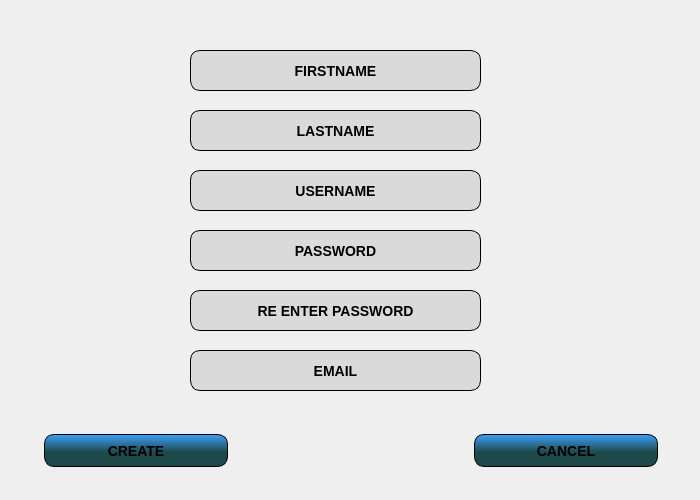
<?xml version="1.0" encoding="UTF-8"?>
<ui version="4.0">
 <class>Dialog</class>
 <widget class="QDialog" name="Dialog">
  <property name="geometry">
   <rect>
    <x>0</x>
    <y>0</y>
    <width>700</width>
    <height>500</height>
   </rect>
  </property>
  <property name="sizePolicy">
   <sizepolicy hsizetype="Fixed" vsizetype="Fixed">
    <horstretch>0</horstretch>
    <verstretch>0</verstretch>
   </sizepolicy>
  </property>
  <property name="minimumSize">
   <size>
    <width>700</width>
    <height>500</height>
   </size>
  </property>
  <property name="maximumSize">
   <size>
    <width>700</width>
    <height>500</height>
   </size>
  </property>
  <property name="font">
   <font>
    <pointsize>11</pointsize>
   </font>
  </property>
  <property name="windowTitle">
   <string>Dialog</string>
  </property>
  <property name="autoFillBackground">
   <bool>false</bool>
  </property>
  <property name="styleSheet">
   <string notr="true"/>
  </property>
  <layout class="QGridLayout" name="gridLayout">
   <property name="leftMargin">
    <number>0</number>
   </property>
   <property name="topMargin">
    <number>0</number>
   </property>
   <property name="rightMargin">
    <number>0</number>
   </property>
   <property name="bottomMargin">
    <number>0</number>
   </property>
   <property name="spacing">
    <number>0</number>
   </property>
   <item row="0" column="0">
    <widget class="QStackedWidget" name="stackedWidget">
     <property name="styleSheet">
      <string notr="true"/>
     </property>
     <property name="currentIndex">
      <number>1</number>
     </property>
     <widget class="QWidget" name="page_5">
      <widget class="QLabel" name="label_2">
       <property name="geometry">
        <rect>
         <x>9</x>
         <y>9</y>
         <width>782</width>
         <height>482</height>
        </rect>
       </property>
       <property name="styleSheet">
        <string notr="true">background-image: url(:/icon/D:/aa-result pro/Backup-of-DefaultDesktop-small.jpg);</string>
       </property>
       <property name="text">
        <string/>
       </property>
      </widget>
      <widget class="QLineEdit" name="lineEdit">
       <property name="geometry">
        <rect>
         <x>180</x>
         <y>80</y>
         <width>351</width>
         <height>33</height>
        </rect>
       </property>
       <property name="sizePolicy">
        <sizepolicy hsizetype="Fixed" vsizetype="Fixed">
         <horstretch>0</horstretch>
         <verstretch>0</verstretch>
        </sizepolicy>
       </property>
       <property name="font">
        <font>
         <pointsize>-1</pointsize>
         <weight>75</weight>
         <italic>false</italic>
         <bold>true</bold>
        </font>
       </property>
       <property name="mouseTracking">
        <bool>true</bool>
       </property>
       <property name="focusPolicy">
        <enum>Qt::ClickFocus</enum>
       </property>
       <property name="styleSheet">
        <string notr="true">.QLineEdit{ background-color: qlineargradient(spread:pad, x1:1, y1:0.551, x2:1, y2:0, stop:0 rgba(25, 25,25, 25), stop:1 rgba(25, 80 , 180, 255));
    border-style: inset;
    border-width: 1px;
    border-radius: 10px;
    border-color: black;
    font: bold 14px;
	color:tinsel-green;
    min-width: 6em;
    padding: 6px;}</string>
       </property>
       <property name="alignment">
        <set>Qt::AlignCenter</set>
       </property>
       <property name="placeholderText">
        <string notr="true">USERNAME</string>
       </property>
      </widget>
      <widget class="QPushButton" name="pushButton_3">
       <property name="geometry">
        <rect>
         <x>460</x>
         <y>270</y>
         <width>192</width>
         <height>39</height>
        </rect>
       </property>
       <property name="font">
        <font>
         <pointsize>-1</pointsize>
         <weight>75</weight>
         <italic>false</italic>
         <bold>true</bold>
        </font>
       </property>
       <property name="styleSheet">
        <string notr="true">.QPushButton {background-color: qlineargradient(spread:pad, x1:1, y1:0.551, x2:1, y2:0, stop:0 rgba(30, 73,75, 255), stop:1 rgba(60,160 , 250, 255));
    border-style: outset;
    border-width: 1px;
    border-radius: 10px;
    border-color: black;
    font: bold 14px;
    min-width: 10em;
    padding: 6px;
	margin:4px}
.QPushButton:pressed { background-color: qlineargradient(spread:pad, x1:1, y1:0.551, x2:1, y2:0, stop:0 rgba(10, 13,15, 255), stop:1 rgba(20,80 , 180, 255));
    border-style: inset;
    border-width: 1px;
    border-radius: 10px;
    border-color: black;
    font: bold 14px;
	color:yellow;
    min-width: 6em;
    padding: 6px;}
</string>
       </property>
       <property name="text">
        <string>CREATE</string>
       </property>
      </widget>
      <widget class="QLineEdit" name="lineEdit_2">
       <property name="geometry">
        <rect>
         <x>180</x>
         <y>150</y>
         <width>351</width>
         <height>31</height>
        </rect>
       </property>
       <property name="font">
        <font>
         <pointsize>-1</pointsize>
         <weight>75</weight>
         <italic>false</italic>
         <bold>true</bold>
        </font>
       </property>
       <property name="focusPolicy">
        <enum>Qt::ClickFocus</enum>
       </property>
       <property name="styleSheet">
        <string notr="true">.QLineEdit{ background-color: qlineargradient(spread:pad, x1:1, y1:0.551, x2:1, y2:0, stop:0 rgba(25, 25,25, 25), stop:1 rgba(25, 80 , 180, 255));
    border-style: inset;
    border-width: 1px;
    border-radius: 10px;
    border-color: black;
    font: bold 14px;
	color:tinsel-green;
    min-width: 6em;
    padding: 6px;}
</string>
       </property>
       <property name="alignment">
        <set>Qt::AlignCenter</set>
       </property>
       <property name="placeholderText">
        <string>PASSWORD</string>
       </property>
      </widget>
      <widget class="QPushButton" name="pushButton_4">
       <property name="geometry">
        <rect>
         <x>90</x>
         <y>270</y>
         <width>192</width>
         <height>39</height>
        </rect>
       </property>
       <property name="font">
        <font>
         <pointsize>-1</pointsize>
         <weight>75</weight>
         <italic>false</italic>
         <bold>true</bold>
        </font>
       </property>
       <property name="styleSheet">
        <string notr="true">.QPushButton {background-color: qlineargradient(spread:pad, x1:1, y1:0.551, x2:1, y2:0, stop:0 rgba(30, 73,75, 255), stop:1 rgba(60,160 , 250, 255));
    border-style: outset;
    border-width: 1px;
    border-radius: 10px;
    border-color: black;
    font: bold 14px;
    min-width: 10em;
    padding: 6px;
	margin:4px}
.QPushButton:pressed { background-color: qlineargradient(spread:pad, x1:1, y1:0.551, x2:1, y2:0, stop:0 rgba(10, 13,15, 255), stop:1 rgba(20,80 , 180, 255));
    border-style: inset;
    border-width: 1px;
    border-radius: 10px;
    border-color: black;
    font: bold 14px;
	color:yellow;
    min-width: 6em;
    padding: 6px;}
</string>
       </property>
       <property name="text">
        <string>LOGIN</string>
       </property>
      </widget>
      <widget class="QPushButton" name="pushButton_2">
       <property name="geometry">
        <rect>
         <x>270</x>
         <y>370</y>
         <width>192</width>
         <height>39</height>
        </rect>
       </property>
       <property name="font">
        <font>
         <pointsize>-1</pointsize>
         <weight>75</weight>
         <italic>false</italic>
         <bold>true</bold>
        </font>
       </property>
       <property name="styleSheet">
        <string notr="true">.QPushButton {background-color: qlineargradient(spread:pad, x1:1, y1:0.551, x2:1, y2:0, stop:0 rgba(30, 73,75, 255), stop:1 rgba(60,160 , 250, 255));
    border-style: outset;
    border-width: 1px;
    border-radius: 10px;
    border-color: black;
    font: bold 14px;
    min-width: 10em;
    padding: 6px;
	margin:4px}
.QPushButton:pressed { background-color: qlineargradient(spread:pad, x1:1, y1:0.551, x2:1, y2:0, stop:0 rgba(10, 13,15, 255), stop:1 rgba(20,80 , 180, 255));
    border-style: inset;
    border-width: 1px;
    border-radius: 10px;
    border-color: black;
    font: bold 14px;
	color:yellow;
    min-width: 6em;
    padding: 6px;}
</string>
       </property>
       <property name="text">
        <string>FORGET</string>
       </property>
      </widget>
     </widget>
     <widget class="QWidget" name="page_6">
      <widget class="QLabel" name="label">
       <property name="geometry">
        <rect>
         <x>9</x>
         <y>9</y>
         <width>682</width>
         <height>482</height>
        </rect>
       </property>
       <property name="styleSheet">
        <string notr="true">background-image: url(:/icon/D:/aa-result pro/pic1.png);</string>
       </property>
       <property name="text">
        <string/>
       </property>
      </widget>
      <widget class="QLineEdit" name="lineEdit_3">
       <property name="geometry">
        <rect>
         <x>190</x>
         <y>50</y>
         <width>291</width>
         <height>41</height>
        </rect>
       </property>
       <property name="font">
        <font>
         <pointsize>-1</pointsize>
         <weight>75</weight>
         <italic>false</italic>
         <bold>true</bold>
        </font>
       </property>
       <property name="styleSheet">
        <string notr="true">.QLineEdit{ background-color: qlineargradient(spread:pad, x1:1, y1:0.551, x2:1, y2:0, stop:0 rgba(25, 25,25, 25), stop:1 rgba(25, 25, 25, 25));
    border-style: inset;
    border-width: 1px;
    border-radius: 10px;
    border-color: black;
    font: bold 14px;
	color:tinsel-green;
    min-width: 6em;
    padding: 6px;}
</string>
       </property>
       <property name="text">
        <string/>
       </property>
       <property name="alignment">
        <set>Qt::AlignCenter</set>
       </property>
       <property name="placeholderText">
        <string>FIRSTNAME</string>
       </property>
      </widget>
      <widget class="QLineEdit" name="lineEdit_5">
       <property name="geometry">
        <rect>
         <x>190</x>
         <y>290</y>
         <width>291</width>
         <height>41</height>
        </rect>
       </property>
       <property name="font">
        <font>
         <pointsize>-1</pointsize>
         <weight>75</weight>
         <italic>false</italic>
         <bold>true</bold>
        </font>
       </property>
       <property name="styleSheet">
        <string notr="true">.QLineEdit{ background-color: qlineargradient(spread:pad, x1:1, y1:0.551, x2:1, y2:0, stop:0 rgba(25, 25,25, 25), stop:1 rgba(25, 25, 25, 25));
    border-style: inset;
    border-width: 1px;
    border-radius: 10px;
    border-color: black;
    font: bold 14px;
	color:tinsel-green;
    min-width: 6em;
    padding: 6px;}
</string>
       </property>
       <property name="text">
        <string/>
       </property>
       <property name="alignment">
        <set>Qt::AlignCenter</set>
       </property>
       <property name="placeholderText">
        <string>RE ENTER PASSWORD</string>
       </property>
      </widget>
      <widget class="QLineEdit" name="lineEdit_4">
       <property name="geometry">
        <rect>
         <x>190</x>
         <y>230</y>
         <width>291</width>
         <height>41</height>
        </rect>
       </property>
       <property name="font">
        <font>
         <pointsize>-1</pointsize>
         <weight>75</weight>
         <italic>false</italic>
         <bold>true</bold>
        </font>
       </property>
       <property name="styleSheet">
        <string notr="true">.QLineEdit{ background-color: qlineargradient(spread:pad, x1:1, y1:0.551, x2:1, y2:0, stop:0 rgba(25, 25,25, 25), stop:1 rgba(25, 25, 25, 25));
    border-style: inset;
    border-width: 1px;
    border-radius: 10px;
    border-color: black;
    font: bold 14px;
	color:tinsel-green;
    min-width: 6em;
    padding: 6px;}
</string>
       </property>
       <property name="text">
        <string/>
       </property>
       <property name="alignment">
        <set>Qt::AlignCenter</set>
       </property>
       <property name="placeholderText">
        <string>PASSWORD</string>
       </property>
      </widget>
      <widget class="QLineEdit" name="lineEdit_7">
       <property name="geometry">
        <rect>
         <x>190</x>
         <y>110</y>
         <width>291</width>
         <height>41</height>
        </rect>
       </property>
       <property name="font">
        <font>
         <pointsize>-1</pointsize>
         <weight>75</weight>
         <italic>false</italic>
         <bold>true</bold>
        </font>
       </property>
       <property name="styleSheet">
        <string notr="true">.QLineEdit{ background-color: qlineargradient(spread:pad, x1:1, y1:0.551, x2:1, y2:0, stop:0 rgba(25, 25,25, 25), stop:1 rgba(25, 25, 25, 25));
    border-style: inset;
    border-width: 1px;
    border-radius: 10px;
    border-color: black;
    font: bold 14px;
	color:tinsel-green;
    min-width: 6em;
    padding: 6px;}
</string>
       </property>
       <property name="text">
        <string/>
       </property>
       <property name="alignment">
        <set>Qt::AlignCenter</set>
       </property>
       <property name="placeholderText">
        <string>LASTNAME</string>
       </property>
      </widget>
      <widget class="QPushButton" name="pushButton">
       <property name="geometry">
        <rect>
         <x>40</x>
         <y>430</y>
         <width>192</width>
         <height>41</height>
        </rect>
       </property>
       <property name="styleSheet">
        <string notr="true">.QPushButton {background-color: qlineargradient(spread:pad, x1:1, y1:0.551, x2:1, y2:0, stop:0 rgba(30, 73,75, 255), stop:1 rgba(60,160 , 250, 255));
    border-style: outset;
    border-width: 1px;
    border-radius: 10px;
    border-color: black;
    font: bold 14px;
    min-width: 10em;
    padding: 6px;
	margin:4px}
.QPushButton:pressed { background-color: qlineargradient(spread:pad, x1:1, y1:0.551, x2:1, y2:0, stop:0 rgba(10, 13,15, 255), stop:1 rgba(20,80 , 180, 255));
    border-style: inset;
    border-width: 1px;
    border-radius: 10px;
    border-color: black;
    font: bold 14px;
	color:yellow;
    min-width: 6em;
    padding: 6px;}
</string>
       </property>
       <property name="text">
        <string>CREATE</string>
       </property>
      </widget>
      <widget class="QPushButton" name="pushButton_5">
       <property name="geometry">
        <rect>
         <x>470</x>
         <y>430</y>
         <width>192</width>
         <height>41</height>
        </rect>
       </property>
       <property name="styleSheet">
        <string notr="true">.QPushButton {background-color: qlineargradient(spread:pad, x1:1, y1:0.551, x2:1, y2:0, stop:0 rgba(30, 73,75, 255), stop:1 rgba(60,160 , 250, 255));
    border-style: outset;
    border-width: 1px;
    border-radius: 10px;
    border-color: black;
    font: bold 14px;
    min-width: 10em;
    padding: 6px;
	margin:4px}
.QPushButton:pressed { background-color: qlineargradient(spread:pad, x1:1, y1:0.551, x2:1, y2:0, stop:0 rgba(10, 13,15, 255), stop:1 rgba(20,80 , 180, 255));
    border-style: inset;
    border-width: 1px;
    border-radius: 10px;
    border-color: black;
    font: bold 14px;
	color:yellow;
    min-width: 6em;
    padding: 6px;}
</string>
       </property>
       <property name="text">
        <string>CANCEL</string>
       </property>
      </widget>
      <widget class="QLineEdit" name="lineEdit_6">
       <property name="geometry">
        <rect>
         <x>190</x>
         <y>170</y>
         <width>291</width>
         <height>41</height>
        </rect>
       </property>
       <property name="font">
        <font>
         <pointsize>-1</pointsize>
         <weight>75</weight>
         <italic>false</italic>
         <bold>true</bold>
        </font>
       </property>
       <property name="styleSheet">
        <string notr="true">.QLineEdit{ background-color: qlineargradient(spread:pad, x1:1, y1:0.551, x2:1, y2:0, stop:0 rgba(25, 25,25, 25), stop:1 rgba(25, 25, 25, 25));
    border-style: inset;
    border-width: 1px;
    border-radius: 10px;
    border-color: black;
    font: bold 14px;
	color:tinsel-green;
    min-width: 6em;
    padding: 6px;}
</string>
       </property>
       <property name="text">
        <string/>
       </property>
       <property name="alignment">
        <set>Qt::AlignCenter</set>
       </property>
       <property name="placeholderText">
        <string>USERNAME</string>
       </property>
      </widget>
      <widget class="QLineEdit" name="lineEdit_8">
       <property name="geometry">
        <rect>
         <x>190</x>
         <y>350</y>
         <width>291</width>
         <height>41</height>
        </rect>
       </property>
       <property name="font">
        <font>
         <pointsize>-1</pointsize>
         <weight>75</weight>
         <italic>false</italic>
         <bold>true</bold>
        </font>
       </property>
       <property name="styleSheet">
        <string notr="true">.QLineEdit{ background-color: qlineargradient(spread:pad, x1:1, y1:0.551, x2:1, y2:0, stop:0 rgba(25, 25,25, 25), stop:1 rgba(25, 25, 25, 25));
    border-style: inset;
    border-width: 1px;
    border-radius: 10px;
    border-color: black;
    font: bold 14px;
	color:tinsel-green;
    min-width: 6em;
    padding: 6px;}

</string>
       </property>
       <property name="text">
        <string/>
       </property>
       <property name="alignment">
        <set>Qt::AlignCenter</set>
       </property>
       <property name="placeholderText">
        <string>EMAIL</string>
       </property>
      </widget>
     </widget>
    </widget>
   </item>
  </layout>
 </widget>
 <resources>
  <include location="test.qrc"/>
 </resources>
 <connections/>
</ui>
